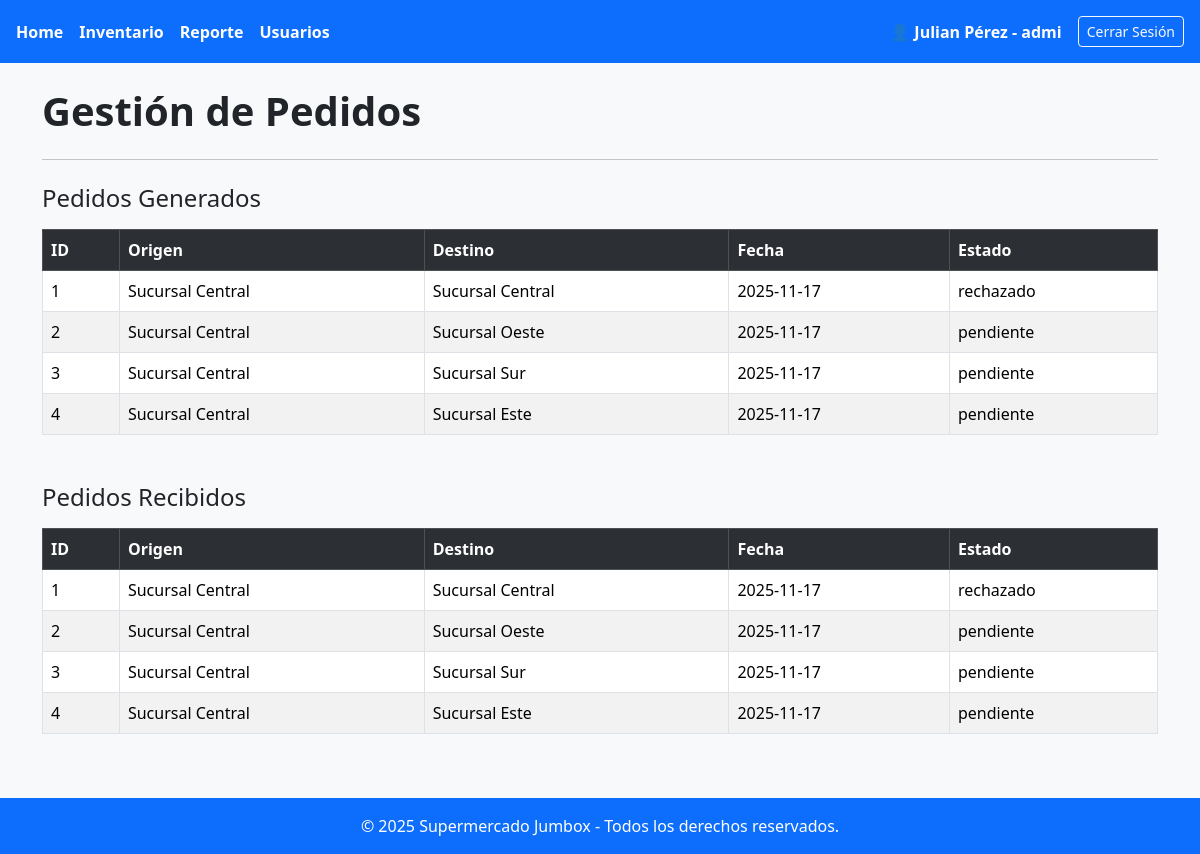
Page /gestion_pedidos (signed in) on the earlier database version.
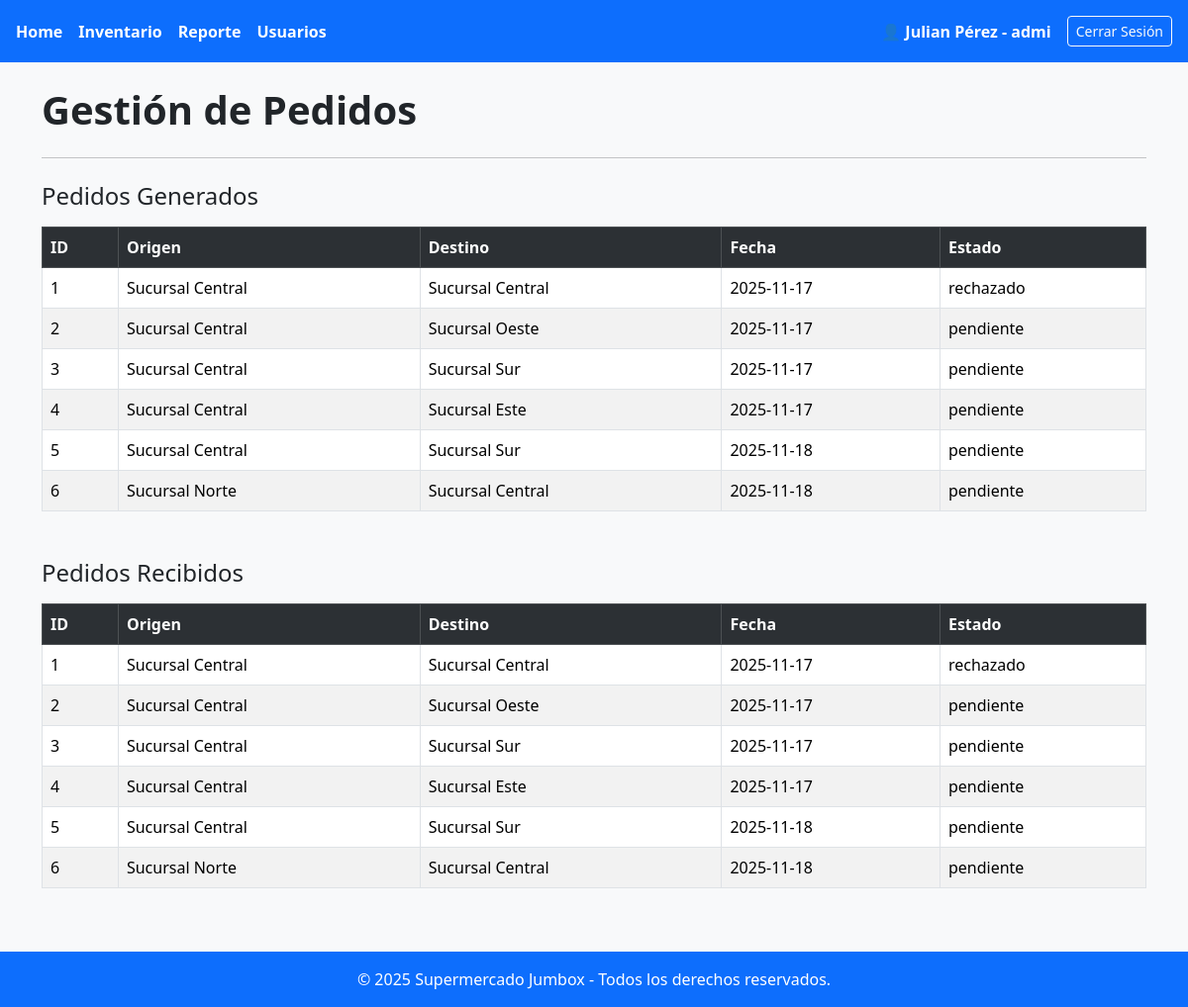
Same page on the later database version.
### tables this page shows
CREATE TABLE pedido(
                id INTEGER PRIMARY KEY AUTOINCREMENT,
                id_sucursal_origen INTEGER,
                id_sucursal_destino INTEGER,
                fecha_pedido TEXT,
                estado TEXT,
                FOREIGN KEY (id_sucursal_origen) REFERENCES sucursal(id) ON DELETE CASCADE,
                FOREIGN KEY (id_sucursal_destino) REFERENCES sucursal(id) ON DELETE CASCADE
            );

CREATE TABLE sucursal(
                id INTEGER PRIMARY KEY AUTOINCREMENT,
                nombre VARCHAR(50),
                direccion VARCHAR(100),
                telefono VARCHAR(30)
            );

### app.py (the view)
@app.route("/gestion_pedidos")
def gestion_pedidos():
    rol = session["rol"]
    id_sucursal =  session["sucursal_id"]
    if rol == "encargado":
        pedidos_generados = db.cursor.execute("""
            SELECT p.id, s1.nombre, s2.nombre, p.fecha_pedido, p.estado
            FROM pedido p
            JOIN sucursal s1 ON p.id_sucursal_origen = s1.id
            JOIN sucursal s2 ON p.id_sucursal_destino = s2.id
            WHERE p.id_sucursal_origen = ?
        """, (id_sucursal,)).fetchall()
        pedidos_recibidos = db.cursor.execute("""
            SELECT p.id, s1.nombre, s2.nombre, p.fecha_pedido, p.estado
            FROM pedido p
            JOIN sucursal s1 ON p.id_sucursal_origen = s1.id
            JOIN sucursal s2 ON p.id_sucursal_destino = s2.id
            WHERE p.id_sucursal_destino = ?
        """, (id_sucursal,)).fetchall()
        productos_bajos = db.productos_stock_bajo(id_sucursal)
    elif rol == "admi":
        pedidos_generados = db.mostrar_pedidos()
        pedidos_recibidos = pedidos_generados
        productos_bajos = []
    else:
        return "No autorizado", 403
    sucursales = db.cursor.execute("SELECT id, nombre FROM sucursal").fetchall()
    return render_template(
        "pedidos.html",
        usuarioNombre=session["nombre"],
        usuarioApellido=session["apellido"],
        usuarioRol=session["rol"],
        rol=rol,
        pedidos_generados=pedidos_generados,
        pedidos_recibidos=pedidos_recibidos,
        productos_bajos=productos_bajos,
        sucursales=sucursales
    )

### base_de_datos/mi_conexion.py (called while the page is built)
    def mostrar_pedidos(self):
        self.cursor.execute("""
            SELECT p.id, s1.nombre AS sucursal_origen, s2.nombre AS sucursal_destino,
                   p.fecha_pedido, p.estado
            FROM pedido p
            JOIN sucursal s1 ON p.id_sucursal_origen = s1.id
            JOIN sucursal s2 ON p.id_sucursal_destino = s2.id
        """)
        return self.cursor.fetchall()

### templates/pedidos.html (shortened to what this page needs)
<!DOCTYPE html>
<html lang="en">
<head>
    <link href="https://cdn.jsdelivr.net/npm/bootstrap@5.3.2/dist/css/bootstrap.min.css" rel="stylesheet">
</head>
<body class="bg-light">
    <header class="bg-primary text-white p-3 d-flex justify-content-between align-items-center">
        <nav class="d-flex gap-3">
            <a class="text-white text-decoration-none fw-semibold" href="{{url_for('panel_principal')}}">Home</a>
            {%if usuarioRol!='vendedor'%}
            <a class="text-white text-decoration-none fw-semibold" href="{{url_for('gestion_inventario')}}">Inventario</a>
            {%endif%}
            {%if usuarioRol!='reponedor' and usuarioRol!='vendedor'%}
            <a class="text-white text-decoration-none fw-semibold" href="{{url_for('reportes')}}">Reporte</a>
            {%endif%}
            {%if usuarioRol=='admi'%}
            <a class="text-white text-decoration-none fw-semibold" href="{{url_for('gestion_usuario')}}">Usuarios</a>
            {%endif%}
        </nav>
        <div id="user-section" class="d-flex align-items-center gap-3">
            <span class="fw-bold">👤 {{ usuarioNombre }} {{usuarioApellido}} - {{usuarioRol}}</span>
            <a href="{{ url_for('logout') }}" class="btn btn-outline-light btn-sm">Cerrar Sesión</a>
        </div>
    </header>
    <main class="container py-4">
        <h1 class="mb-4 fw-bold">Gestión de Pedidos</h1>
        <hr class="my-4">
        <h2 class="h4 mb-3">Pedidos Generados</h2>
        <table class="table table-bordered table-striped">
            <tr class="table-dark">
                <th>ID</th>
                <th>Origen</th>
                <th>Destino</th>
                <th>Fecha</th>
                <th>Estado</th>
            </tr>
            {% for p in pedidos_generados %}
            <tr>
                <td>{{ p[0] }}</td>
                <td>{{ p[1] }}</td>
                <td>{{ p[2] }}</td>
                <td>{{ p[3] }}</td>
                <td>{{ p[4] }}</td>
            </tr>
            {% endfor %}
        </table>
        <h2 class="h4 mt-5 mb-3">Pedidos Recibidos</h2>
        <table class="table table-bordered table-striped">
            <tr class="table-dark">
                <th>ID</th>
                <th>Origen</th>
                <th>Destino</th>
                <th>Fecha</th>
                <th>Estado</th>
            </tr>
            {% for p in pedidos_recibidos %}
            <tr>
                <td>{{ p[0] }}</td>
                <td>{{ p[1] }}</td>
                <td>{{ p[2] }}</td>
                <td>{{ p[3] }}</td>
                <td>{{ p[4] }}</td>
            </tr>
            {% endfor %}
        </table>
    </main>
    <footer class="bg-primary text-white text-center p-3 mt-4">
        © 2025 Supermercado Jumbox - Todos los derechos reservados.
    </footer>
</body>
</html>

Differences in the rows shown:
added pedido: id "5", nombre "Sucursal Central", nombre "Sucursal Sur", fecha_pedido "2025-11-18", estado "pendiente"
added pedido: id "6", nombre "Sucursal Norte", nombre "Sucursal Central", fecha_pedido "2025-11-18", estado "pendiente"
